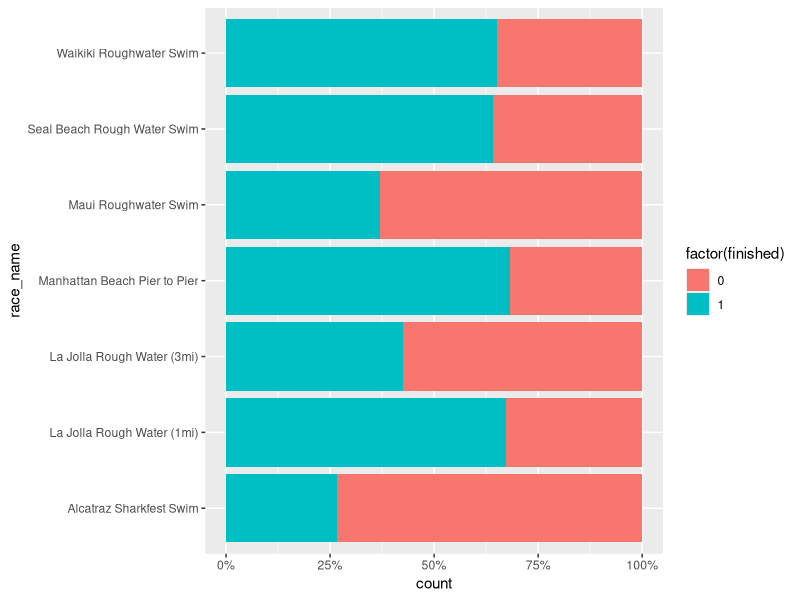

Generate this figure with R: (Note: this script raises an error after producing the figure.)
## ---- chunk 1
library(tidyverse)
library(here)
library(scales)
## ---- chunk 2
swim <- read_csv(here("data/swim_panel_dataset_1500.csv"))
## ---- chunk 3

## ---- chunk 4

## ---- chunk 5
ggplot(data = swim, aes(y = race_name, fill = factor(finished))) +
  geom_bar(position = "fill") +
  scale_x_continuous(labels = percent_format())
## ---- chunk 6

## ---- chunk 7

## ---- chunk 8
swim <- swim %>% mutate(finished = factor(finished, levels = c(0, 1), labels = c("No", "Yes")))
## ---- chunk 9
swim_wide <- swim |>
  filter(race_name %in% c("Alcatraz Sharkfest Swim", "Waikiki Roughwater Swim")) |>
  group_by(swimmer_id, race_name) |>
  summarize(finished_race = if_else(any(finished == "Yes"), "Yes", "No"), .groups = "drop") |>
  pivot_wider(names_from = race_name, values_from = finished_race) |>
  rename(finished_alcatraz = `Alcatraz Sharkfest Swim`,
         finished_waikiki = `Waikiki Roughwater Swim`) |>
  filter(!is.na(finished_alcatraz), !is.na(finished_waikiki))
## ---- chunk 10

## ---- chunk 11
probability_complete_waikiki_given_complete_alcatraz <- swim_wide %>% 
  count(finished_alcatraz, finished_waikiki) %>% 
  group_by(finished_alcatraz) %>% 
  mutate(percent = n / sum(n)) %>% 
  filter(finished_alcatraz == "Yes", finished_waikiki == "Yes") %>% 
  pull(percent)

probability_complete_waikiki_given_complete_alcatraz
## ---- chunk 12

## ---- chunk 13
probability_complete_alcatraz * probability_complete_waikiki_given_complete_alcatraz / probability_complete_waikiki
